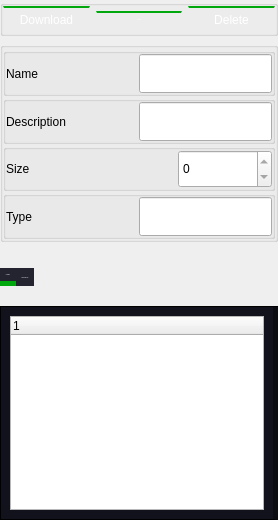
                 <widget class="QWidget" name="resource_info_page">
                  <property name="styleSheet">
                   <string notr="true"/>
                  </property>
                  <layout class="QVBoxLayout" name="verticalLayout_2">
                   <property name="leftMargin">
                    <number>0</number>
                   </property>
                   <property name="topMargin">
                    <number>0</number>
                   </property>
                   <property name="rightMargin">
                    <number>0</number>
                   </property>
                   <property name="bottomMargin">
                    <number>0</number>
                   </property>
                   <item>
                    <widget class="QGroupBox" name="resource_tool_bar">
                     <property name="styleSheet">
                      <string notr="true">QPushButton {
	color: white;
	border-top: 2px solid;
	border-top-color: rgb(0, 168, 14);
	padding: 5px;
}

QPushButton::hover {
	background: rgb(25, 26, 37);
}</string>
                     </property>
                     <property name="title">
                      <string/>
                     </property>
                     <layout class="QHBoxLayout" name="horizontalLayout_2">
                      <property name="leftMargin">
                       <number>0</number>
                      </property>
                      <property name="topMargin">
                       <number>0</number>
                      </property>
                      <property name="rightMargin">
                       <number>0</number>
                      </property>
                      <property name="bottomMargin">
                       <number>0</number>
                      </property>
                      <item>
                       <widget class="QPushButton" name="download_resource_button">
                        <property name="text">
                         <string>Download</string>
                        </property>
                        <property name="icon">
                         <iconset resource="images.qrc">
                          <normaloff>:/images/download.svg</normaloff>:/images/download.svg</iconset>
                        </property>
                       </widget>
                      </item>
                      <item>
                       <widget class="QPushButton" name="update_resource_button">
                        <property name="font">
                         <font>
                          <family>icomoon</family>
                          <pointsize>-1</pointsize>
                         </font>
                        </property>
                        <property name="text">
                         <string>Update</string>
                        </property>
                        <property name="icon">
                         <iconset resource="images.qrc">
                          <normaloff>:/images/update.svg</normaloff>:/images/update.svg</iconset>
                        </property>
                       </widget>
                      </item>
                      <item>
                       <widget class="QPushButton" name="delete_resource_button">
                        <property name="text">
                         <string>Delete</string>
                        </property>
                        <property name="icon">
                         <iconset resource="images.qrc">
                          <normaloff>:/images/delete.svg</normaloff>:/images/delete.svg</iconset>
                        </property>
                       </widget>
                      </item>
                     </layout>
                    </widget>
                   </item>
                   <item>
                    <widget class="QGroupBox" name="resource_info">
                     <property name="sizePolicy">
                      <sizepolicy hsizetype="Preferred" vsizetype="Expanding">
                       <horstretch>0</horstretch>
                       <verstretch>0</verstretch>
                      </sizepolicy>
                     </property>
                     <property name="minimumSize">
                      <size>
                       <width>0</width>
                       <height>200</height>
                      </size>
                     </property>
                     <property name="styleSheet">
                      <string notr="true"/>
                     </property>
                     <property name="title">
                      <string/>
                     </property>
                     <layout class="QVBoxLayout" name="verticalLayout_7">
                      <property name="spacing">
                       <number>0</number>
                      </property>
                      <property name="leftMargin">
                       <number>0</number>
                      </property>
                      <property name="topMargin">
                       <number>0</number>
                      </property>
                      <property name="rightMargin">
                       <number>0</number>
                      </property>
                      <property name="bottomMargin">
                       <number>0</number>
                      </property>
                      <item>
                       <widget class="QGroupBox" name="resource_name">
                        <property name="title">
                         <string/>
                        </property>
                        <property name="alignment">
                         <set>Qt::AlignCenter</set>
                        </property>
                        <property name="flat">
                         <bool>true</bool>
                        </property>
                        <layout class="QHBoxLayout" name="horizontalLayout_20">
                         <property name="spacing">
                          <number>0</number>
                         </property>
                         <property name="leftMargin">
                          <number>0</number>
                         </property>
                         <property name="topMargin">
                          <number>0</number>
                         </property>
                         <property name="rightMargin">
                          <number>0</number>
                         </property>
                         <property name="bottomMargin">
                          <number>0</number>
                         </property>
                         <item>
                          <widget class="QLabel" name="resource_name_label">
                           <property name="sizePolicy">
                            <sizepolicy hsizetype="Expanding" vsizetype="Preferred">
                             <horstretch>0</horstretch>
                             <verstretch>0</verstretch>
                            </sizepolicy>
                           </property>
                           <property name="maximumSize">
                            <size>
                             <width>172</width>
                             <height>82</height>
                            </size>
                           </property>
                           <property name="text">
                            <string>Name</string>
                           </property>
                          </widget>
                         </item>
                         <item>
                          <widget class="QLineEdit" name="resource_name_value">
                           <property name="sizePolicy">
                            <sizepolicy hsizetype="Expanding" vsizetype="Preferred">
                             <horstretch>0</horstretch>
                             <verstretch>0</verstretch>
                            </sizepolicy>
                           </property>
                           <property name="maximumSize">
                            <size>
                             <width>172</width>
                             <height>82</height>
                            </size>
                           </property>
                           <property name="readOnly">
                            <bool>true</bool>
                           </property>
                          </widget>
                         </item>
                        </layout>
                       </widget>
                      </item>
                      <item>
                       <widget class="QGroupBox" name="resource_description">
                        <property name="title">
                         <string/>
                        </property>
                        <property name="alignment">
                         <set>Qt::AlignCenter</set>
                        </property>
                        <property name="flat">
                         <bool>true</bool>
                        </property>
                        <layout class="QHBoxLayout" name="horizontalLayout_21">
                         <property name="spacing">
                          <number>0</number>
                         </property>
                         <property name="leftMargin">
                          <number>0</number>
                         </property>
                         <property name="topMargin">
                          <number>0</number>
                         </property>
                         <property name="rightMargin">
                          <number>0</number>
                         </property>
                         <property name="bottomMargin">
                          <number>0</number>
                         </property>
                         <item>
                          <widget class="QLabel" name="resource_description_label">
                           <property name="sizePolicy">
                            <sizepolicy hsizetype="Expanding" vsizetype="Preferred">
                             <horstretch>0</horstretch>
                             <verstretch>0</verstretch>
                            </sizepolicy>
                           </property>
                           <property name="maximumSize">
                            <size>
                             <width>172</width>
                             <height>82</height>
                            </size>
                           </property>
                           <property name="text">
                            <string>Description</string>
                           </property>
                          </widget>
                         </item>
                         <item>
                          <widget class="QLineEdit" name="resource_description_value">
                           <property name="sizePolicy">
                            <sizepolicy hsizetype="Expanding" vsizetype="Preferred">
                             <horstretch>0</horstretch>
                             <verstretch>0</verstretch>
                            </sizepolicy>
                           </property>
                           <property name="maximumSize">
                            <size>
                             <width>172</width>
                             <height>82</height>
                            </size>
                           </property>
                           <property name="readOnly">
                            <bool>true</bool>
                           </property>
                          </widget>
                         </item>
                        </layout>
                       </widget>
                      </item>
                      <item>
                       <widget class="QGroupBox" name="resource_size">
                        <property name="title">
                         <string/>
                        </property>
                        <property name="flat">
                         <bool>true</bool>
                        </property>
                        <layout class="QHBoxLayout" name="horizontalLayout_22">
                         <property name="spacing">
                          <number>0</number>
                         </property>
                         <property name="leftMargin">
                          <number>0</number>
                         </property>
                         <property name="topMargin">
                          <number>0</number>
                         </property>
                         <property name="rightMargin">
                          <number>0</number>
                         </property>
                         <property name="bottomMargin">
                          <number>0</number>
                         </property>
                         <item>
                          <widget class="QLabel" name="resource_size_label">
                           <property name="sizePolicy">
                            <sizepolicy hsizetype="Expanding" vsizetype="Preferred">
                             <horstretch>0</horstretch>
                             <verstretch>0</verstretch>
                            </sizepolicy>
                           </property>
                           <property name="maximumSize">
                            <size>
                             <width>172</width>
                             <height>82</height>
                            </size>
                           </property>
                           <property name="text">
                            <string>Size</string>
                           </property>
                          </widget>
                         </item>
                         <item>
                          <widget class="QSpinBox" name="resource_size_value">
                           <property name="sizePolicy">
                            <sizepolicy hsizetype="Minimum" vsizetype="Preferred">
                             <horstretch>0</horstretch>
                             <verstretch>0</verstretch>
                            </sizepolicy>
                           </property>
                           <property name="maximumSize">
                            <size>
                             <width>172</width>
                             <height>82</height>
                            </size>
                           </property>
                           <property name="readOnly">
                            <bool>true</bool>
                           </property>
                           <property name="maximum">
                            <number>9999999</number>
                           </property>
                          </widget>
                         </item>
                        </layout>
                       </widget>
                      </item>
                      <item>
                       <widget class="QGroupBox" name="resource_type">
                        <property name="sizePolicy">
                         <sizepolicy hsizetype="Preferred" vsizetype="Preferred">
                          <horstretch>0</horstretch>
                          <verstretch>0</verstretch>
                         </sizepolicy>
                        </property>
                        <property name="title">
                         <string/>
                        </property>
                        <property name="flat">
                         <bool>true</bool>
                        </property>
                        <layout class="QHBoxLayout" name="horizontalLayout_23">
                         <property name="spacing">
                          <number>0</number>
                         </property>
                         <property name="leftMargin">
                          <number>0</number>
                         </property>
                         <property name="topMargin">
                          <number>0</number>
                         </property>
                         <property name="rightMargin">
                          <number>0</number>
                         </property>
                         <property name="bottomMargin">
                          <number>0</number>
                         </property>
                         <item>
                          <widget class="QLabel" name="resource_type_label">
                           <property name="sizePolicy">
                            <sizepolicy hsizetype="Expanding" vsizetype="Preferred">
                             <horstretch>0</horstretch>
                             <verstretch>0</verstretch>
                            </sizepolicy>
                           </property>
                           <property name="maximumSize">
                            <size>
                             <width>172</width>
                             <height>82</height>
                            </size>
                           </property>
                           <property name="text">
                            <string>Type</string>
                           </property>
                          </widget>
                         </item>
                         <item>
                          <widget class="QLineEdit" name="resource_type_value">
                           <property name="sizePolicy">
                            <sizepolicy hsizetype="Expanding" vsizetype="Preferred">
                             <horstretch>0</horstretch>
                             <verstretch>0</verstretch>
                            </sizepolicy>
                           </property>
                           <property name="maximumSize">
                            <size>
                             <width>172</width>
                             <height>82</height>
                            </size>
                           </property>
                           <property name="readOnly">
                            <bool>true</bool>
                           </property>
                          </widget>
                         </item>
                        </layout>
                       </widget>
                      </item>
                     </layout>
                    </widget>
                   </item>
                   <item>
                    <widget class="QTabWidget" name="resource_additional">
                     <property name="sizePolicy">
                      <sizepolicy hsizetype="Expanding" vsizetype="Preferred">
                       <horstretch>0</horstretch>
                       <verstretch>0</verstretch>
                      </sizepolicy>
                     </property>
                     <property name="font">
                      <font>
                       <family>icomoon</family>
                       <pointsize>-1</pointsize>
                      </font>
                     </property>
                     <property name="autoFillBackground">
                      <bool>false</bool>
                     </property>
                     <property name="styleSheet">
                      <string notr="true">QTabWidget::tab-bar {
    padding-right: 100px;
	padding-left: 100px;
	alignment: center;
}

QTabWidget::pane {
	border: 1px solid;
    background: rgb(18, 18, 29);
    position: absolute;
	border-right: 5px solid;
    border-right-color: rgb(11, 11, 18); 
}

QTabBar::tab {
	color: white;
	text-align: left;
    background: rgb(35, 36, 47);
    min-width: 8ex;
    min-height: 2ex;
    max-width: 20ex;
    max-height: 2ex;
    padding: 5px;
	margin-top: 20px;
	margin-bottom: 20px;
}

QTabBar::tab:selected, QTabBar::tab:hover {
	border: none;
    border-bottom: 1px solid;
    border-bottom-color:  rgb(0, 168, 14); 
}

QTabBar::tab:selected {
	border: none;
    border-bottom: 5px solid;
    border-bottom-color:  rgb(0, 168, 14); 
}</string>
                     </property>
                     <property name="currentIndex">
                      <number>0</number>
                     </property>
                     <widget class="QWidget" name="resource_commits_box">
                      <attribute name="title">
                       <string>Commits</string>
                      </attribute>
                      <layout class="QVBoxLayout" name="verticalLayout_3">
                       <item>
                        <widget class="QTreeWidget" name="resource_commits">
                         <column>
                          <property name="text">
                           <string notr="true">1</string>
                          </property>
                         </column>
                        </widget>
                       </item>
                      </layout>
                     </widget>
                     <widget class="QWidget" name="resource_dependency_box">
                      <attribute name="title">
                       <string>Dependencies</string>
                      </attribute>
                      <layout class="QVBoxLayout" name="verticalLayout_4">
                       <item>
                        <widget class="QListWidget" name="resource_dependency"/>
                       </item>
                      </layout>
                     </widget>
                    </widget>
                   </item>
                  </layout>
                 </widget>
